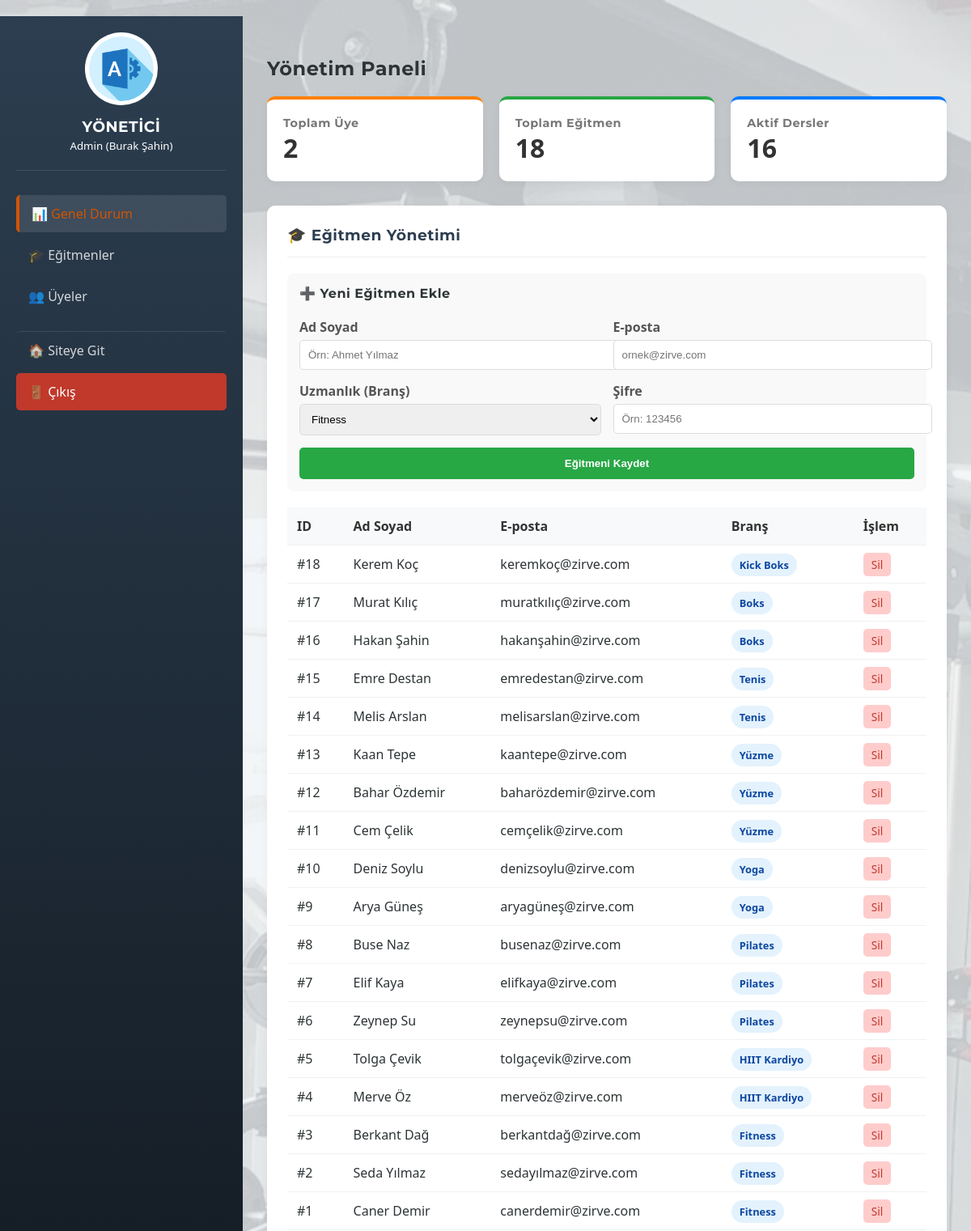
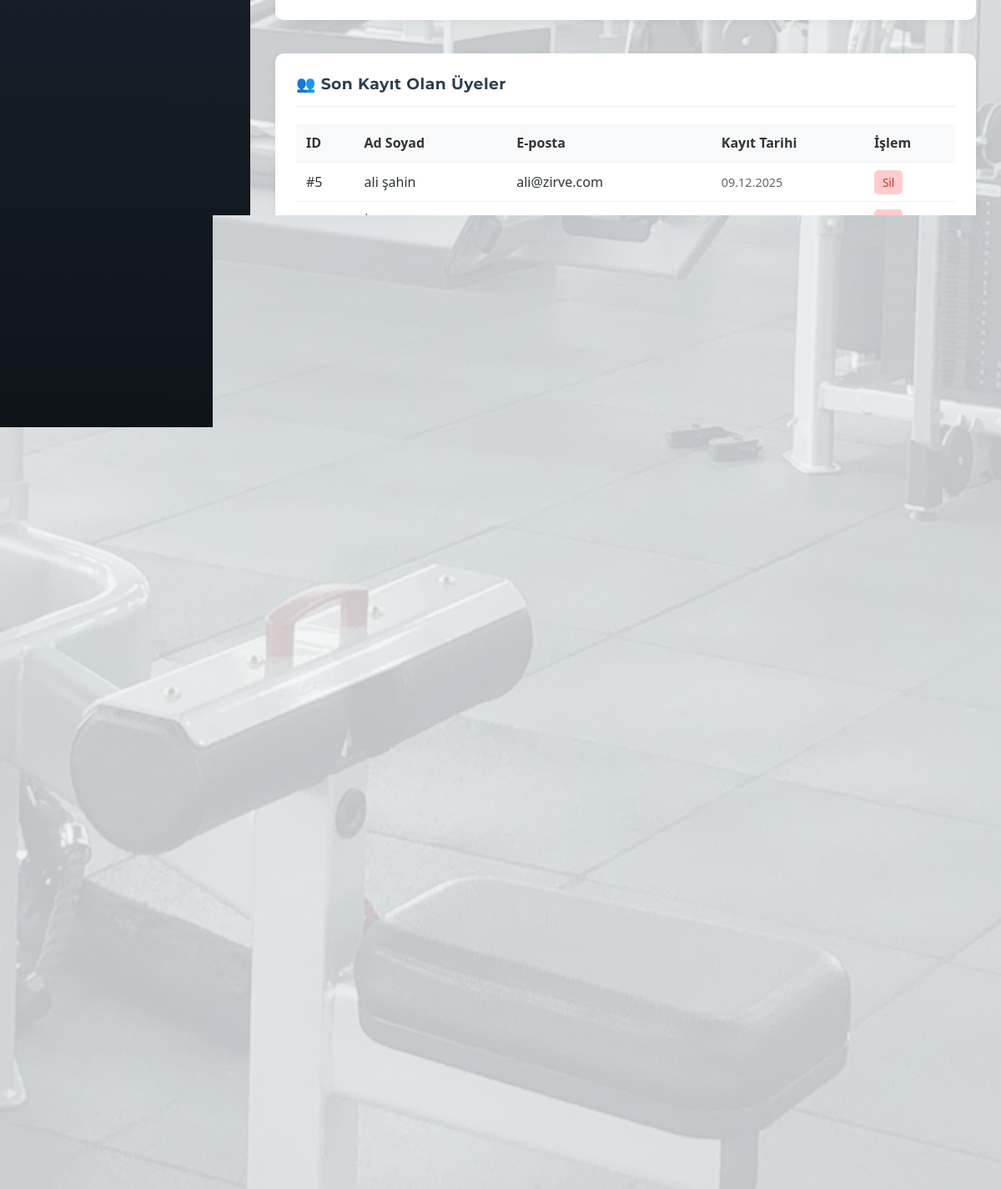
Page /admin_panel.php (signed in) on the committed database (2 pictures, top to bottom).
### tables this page shows
CREATE TABLE `egitmenler` (
  `id` int(11) NOT NULL,
  `ad_soyad` varchar(100) NOT NULL,
  `uzmanlik` varchar(100) NOT NULL,
  `biyografi` text DEFAULT NULL,
  `resim_yolu` varchar(255) DEFAULT NULL,
  `eposta` varchar(100) DEFAULT NULL,
  `sifre` varchar(255) DEFAULT NULL
);

CREATE TABLE `uyeler` (
  `id` int(11) NOT NULL,
  `ad_soyad` varchar(100) NOT NULL,
  `eposta` varchar(100) NOT NULL,
  `sifre` varchar(255) NOT NULL,
  `rol` enum('uye','admin') DEFAULT 'uye',
  `puan` int(11) DEFAULT 0,
  `kayit_tarihi` datetime DEFAULT current_timestamp()
);

### admin_panel.php (the view, shortened to what this page needs)
<?php
include 'db.php';
$admin_adi = $_SESSION['name'];
$toplam_uye = $conn->query("SELECT COUNT(*) FROM uyeler")->fetchColumn();
$toplam_hoca = $conn->query("SELECT COUNT(*) FROM egitmenler")->fetchColumn();
try {
    $toplam_ders = $conn->query("SELECT COUNT(*) FROM dersler")->fetchColumn();
} catch (Exception $e) {
    $toplam_ders = 0;
}
$egitmenler = $conn->query("SELECT * FROM egitmenler ORDER BY id DESC")->fetchAll(PDO::FETCH_ASSOC);
$uyeler = $conn->query("SELECT * FROM uyeler ORDER BY id DESC LIMIT 50")->fetchAll(PDO::FETCH_ASSOC);
?>
<!DOCTYPE html>
<html lang="tr">
<head>
    <link rel="stylesheet" href="assets/css/style.css">
</head>
<body>
    <aside class="sidebar">
        <div class="sidebar-header">
            <img src="resimler/foto4.png" alt="Admin">
            <h3 style="margin:0;">YÖNETİCİ</h3>
            <small><?php echo htmlspecialchars($admin_adi); ?></small>
        </div>
        <nav class="menu-links">
            <a href="#ozet" class="aktif">📊 Genel Durum</a>
            <a href="#hoca-yonetimi">🎓 Eğitmenler</a>
            <a href="#uye-yonetimi">👥 Üyeler</a>
            <a href="index.php" style="margin-top:20px; border-top:1px solid rgba(255,255,255,0.1);">🏠 Siteye Git</a>
            <a href="cikis.php" style="background: #c0392b; color:white;">🚪 Çıkış</a>
        </nav>
    </aside>
    <main class="main-content">
        <h2>Yönetim Paneli</h2>
        <div class="stats-grid" id="ozet">
            <div class="stat-card" style="border-top-color: #ff7f00;">
                <h4>Toplam Üye</h4>
                <div class="sayi"><?php echo $toplam_uye; ?></div>
            </div>
            <div class="stat-card" style="border-top-color: #28a745;">
                <h4>Toplam Eğitmen</h4>
                <div class="sayi"><?php echo $toplam_hoca; ?></div>
            </div>
            <div class="stat-card" style="border-top-color: #007bff;">
                <h4>Aktif Dersler</h4>
                <div class="sayi"><?php echo $toplam_ders; ?></div>
            </div>
        </div>
        <div class="box-container" id="hoca-yonetimi">
            <h3 class="box-title">🎓 Eğitmen Yönetimi</h3>
            <div style="background:#f9f9f9; padding:15px; border-radius:8px; margin-bottom:20px;">
                <h4 style="margin-top:0;">➕ Yeni Eğitmen Ekle</h4>
                <form method="POST">
                    <div class="form-row">
                        <div class="form-group">
                            <label>Ad Soyad</label>
                            <input type="text" name="ad_soyad" required placeholder="Örn: Ahmet Yılmaz">
                        </div>
                        <div class="form-group">
                            <label>E-posta</label>
                            <input type="email" name="eposta" required placeholder="ornek@zirve.com">
                        </div>
                    </div>
                    <div class="form-row">
                        <div class="form-group">
                            <label>Uzmanlık (Branş)</label>
                            <select name="brans">
                                <option value="Fitness">Fitness</option>
                            </select>
                        </div>
                        <div class="form-group">
                            <label>Şifre</label>
                            <input type="text" name="sifre" required placeholder="Örn: 123456">
                        </div>
                    </div>
                    <button type="submit" name="hoca_ekle" class="btn-ekle">Eğitmeni Kaydet</button>
                </form>
            </div>
            <div class="table-responsive">
                <table>
                    <thead>
                        <tr>
                            <th>ID</th>
                            <th>Ad Soyad</th>
                            <th>E-posta</th>
                            <th>Branş</th>
                            <th>İşlem</th>
                        </tr>
                    </thead>
                    <tbody>
                        <?php foreach ($egitmenler as $hoca): ?>
                            <tr>
                                <td>#<?php echo $hoca['id']; ?></td>
                                <td><?php echo htmlspecialchars($hoca['ad_soyad']); ?></td>
                                <td><?php echo htmlspecialchars($hoca['eposta']); ?></td>
                                <td><span class="badge badge-admin"><?php echo htmlspecialchars($hoca['uzmanlik']); ?></span></td>
                                <td>
                                    <a href="?sil_hoca=<?php echo $hoca['id']; ?>" class="btn-sil" onclick="return confirm('Silmek istediğine emin misin?')">Sil</a>
                                </td>
                            </tr>
                        <?php endforeach; ?>
                    </tbody>
                </table>
            </div>
        </div>
        <div class="box-container" id="uye-yonetimi">
            <h3 class="box-title">👥 Son Kayıt Olan Üyeler</h3>
            <div class="table-responsive">
                <table>
                    <thead>
                        <tr>
                            <th>ID</th>
                            <th>Ad Soyad</th>
                            <th>E-posta</th>
                            <th>Kayıt Tarihi</th>
                            <th>İşlem</th>
                        </tr>
                    </thead>
                    <tbody>
                        <?php foreach ($uyeler as $uye): ?>
                            <tr>
                                <td>#<?php echo $uye['id']; ?></td>
                                <td><?php echo htmlspecialchars($uye['ad_soyad']); ?></td>
                                <td><?php echo htmlspecialchars($uye['eposta']); ?></td>
                                <td style="font-size:0.9rem; color:#666;"><?php echo date("d.m.Y", strtotime($uye['kayit_tarihi'])); ?></td>
                                <td>
                                    <a href="?sil_uye=<?php echo $uye['id']; ?>" class="btn-sil" onclick="return confirm('Bu üyeyi silmek istediğine emin misin?')">Sil</a>
                                </td>
                            </tr>
                        <?php endforeach; ?>
                    </tbody>
                </table>
            </div>
        </div>
        <div class="kutu" style="margin-top: 20px; background: #fff; padding: 20px;">
            <h3 style="border-bottom: 2px solid var(--vurgu-renk); padding-bottom: 10px; color: var(--ana-renk);">📊 Salon İstatistikleri & Analizler</h3>
            <div style="display: flex; flex-wrap: wrap; gap: 20px; justify-content: center; margin-top: 20px;">
                <div style="text-align: center; border: 1px solid #ddd; padding: 10px; border-radius: 10px;">
                    <h4 style="margin:0 0 10px 0;">Haftalık Yoğunluk</h4>
                    <img src="resimler/analiz_grafigi.png" style="max-width: 300px; height: auto;">
                </div>
                <div style="text-align: center; border: 1px solid #ddd; padding: 10px; border-radius: 10px;">
                    <h4 style="margin:0 0 10px 0;">Saatlik Yoğunluk</h4>
                    <img src="resimler/analiz_saatlik.png" style="max-width: 300px; height: auto;">
                </div>
                <div style="text-align: center; border: 1px solid #ddd; padding: 10px; border-radius: 10px;">
                    <h4 style="margin:0 0 10px 0;">Üye Dağılımı</h4>
                    <img src="resimler/analiz_uyelik.png" style="max-width: 300px; height: auto;">
                </div>
                <div style="text-align: center; border: 1px solid #ddd; padding: 10px; border-radius: 10px;">
                    <h4 style="margin:0 0 10px 0;">Üye Dağılımı</h4>
                    <img src="resimler/analiz_cinsiyet.png" style="max-width: 300px; height: auto;">
                </div>
                <div style="text-align: center; border: 1px solid #ddd; padding: 10px; border-radius: 10px;">
                    <h4 style="margin:0 0 10px 0;">Üye Dağılımı</h4>
                    <img src="resimler/analiz_memnuniyet.png" style="max-width: 300px; height: auto;">
                </div>
            </div>
        </div>
    </main>
</body>
</html>

### assets/css/style.css (style rules this page uses)
html { scroll-behavior: smooth; }
:root { --ana-renk: #007fff; --vurgu-renk: #D35400; --arka-plan-rengi: 240, 244, 248; --kutu-arkaplan: #F7F9F9; --yazi-rengi: #2D3436; --kenarlik: #dceefb; --menu-arkaplan: #007fff; --golge: 0 4px 8px rgba(0, 0, 0, 0.4); --bg-resim: url('../../resimler/bg.jpg'); --perde-yogunlugu: 0.80; }
body { background-image: linear-gradient(rgba(var(--arka-plan-rengi), var(--perde-yogunlugu)), rgba(var(--arka-plan-rengi), var(--perde-yogunlugu))), var(--bg-resim); background-size: cover; background-attachment: fixed; background-position: center; color: var(--yazi-rengi); font-family: 'Open Sans', sans-serif; margin: 0; padding: 20px 0; transition: all 0.4s ease; }
h1, h2, h3, h4, h5, h6, .menu a, .btn-kayit, .slide-btn, .baslik h1 { font-family: 'Montserrat', sans-serif !important; letter-spacing: 0.5px; }
.kutu { background-color: var(--kutu-arkaplan); padding: 20px; border: 1px solid var(--kenarlik); border-radius: 10px; box-shadow: var(--golge); }

### admin_panel.php (style rules this page uses)
body { background-color: #F7F9F9; margin: 0; font-family: 'Segoe UI', sans-serif; display: flex; min-height: 100vh; }
.sidebar { width: 260px; background: linear-gradient(180deg, #2c3e50 0%, #000000 100%); color: white; padding: 20px; display: flex; flex-direction: column; flex-shrink: 0; }
.sidebar-header { text-align: center; margin-bottom: 30px; border-bottom: 1px solid rgba(255, 255, 255, 0.1); padding-bottom: 20px; }
.sidebar-header img { width: 80px; margin-bottom: 10px; border-radius: 50%; background: white; padding: 5px; }
.menu-links a { display: block; padding: 12px 15px; color: rgba(255, 255, 255, 0.8); text-decoration: none; border-radius: 5px; margin-bottom: 5px; transition: 0.3s; }
.menu-links a:hover, .menu-links a.aktif { background: rgba(255, 255, 255, 0.1); color: #D35400; border-left: 4px solid #D35400; }
.main-content { flex: 1; padding: 30px; overflow-y: auto; }
.stats-grid { display: grid; grid-template-columns: repeat(auto-fit, minmax(200px, 1fr)); gap: 20px; margin-bottom: 30px; }
.stat-card { background: white; padding: 20px; border-radius: 10px; box-shadow: 0 2px 10px rgba(0, 0, 0, 0.05); border-top: 4px solid #2C7A7B; }
.stat-card h4 { margin: 0; color: #777; font-size: 0.9rem; }
.stat-card .sayi { font-size: 2rem; font-weight: bold; color: #333; }
.box-container { background: white; padding: 25px; border-radius: 10px; box-shadow: 0 2px 10px rgba(0, 0, 0, 0.05); margin-bottom: 40px; }
.box-title { margin-top: 0; color: #2c3e50; border-bottom: 1px solid #eee; padding-bottom: 15px; margin-bottom: 20px; }
.form-row { display: flex; gap: 15px; flex-wrap: wrap; margin-bottom: 15px; }
.form-group { flex: 1; min-width: 200px; }
.form-group label { display: block; margin-bottom: 5px; font-weight: bold; color: #555; }
.form-group input, .form-group select { width: 100%; padding: 10px; border: 1px solid #ddd; border-radius: 5px; }
.btn-ekle { background: #28a745; color: white; border: none; padding: 12px 20px; border-radius: 5px; cursor: pointer; width: 100%; font-weight: bold; }
.table-responsive { overflow-x: auto; }
table { width: 100%; border-collapse: collapse; min-width: 600px; }
th, td { padding: 12px; text-align: left; border-bottom: 1px solid #f1f1f1; }
th { background: #f8f9fa; color: #333; }
.badge { padding: 5px 10px; border-radius: 15px; font-size: 0.8rem; font-weight: bold; background: #e3f2fd; color: #0d47a1; }
.btn-sil { background: #ffcccc; color: #c0392b; padding: 5px 10px; text-decoration: none; border-radius: 5px; font-size: 0.85rem; }

### rows in the picture
egitmenler: id "18", ad_soyad "Kerem Koç", eposta "keremkoç@zirve.com", uzmanlik "Kick Boks"
egitmenler: id "17", ad_soyad "Murat Kılıç", eposta "muratkılıç@zirve.com", uzmanlik "Boks"
egitmenler: id "16", ad_soyad "Hakan Şahin", eposta "hakanşahin@zirve.com", uzmanlik "Boks"
egitmenler: id "15", ad_soyad "Emre Destan", eposta "emredestan@zirve.com", uzmanlik "Tenis"
egitmenler: id "14", ad_soyad "Melis Arslan", eposta "melisarslan@zirve.com", uzmanlik "Tenis"
egitmenler: id "13", ad_soyad "Kaan Tepe", eposta "kaantepe@zirve.com", uzmanlik "Yüzme"
egitmenler: id "12", ad_soyad "Bahar Özdemir", eposta "baharözdemir@zirve.com", uzmanlik "Yüzme"
egitmenler: id "11", ad_soyad "Cem Çelik", eposta "cemçelik@zirve.com", uzmanlik "Yüzme"
egitmenler: id "10", ad_soyad "Deniz Soylu", eposta "denizsoylu@zirve.com", uzmanlik "Yoga"
egitmenler: id "9", ad_soyad "Arya Güneş", eposta "aryagüneş@zirve.com", uzmanlik "Yoga"
egitmenler: id "8", ad_soyad "Buse Naz", eposta "busenaz@zirve.com", uzmanlik "Pilates"
egitmenler: id "7", ad_soyad "Elif Kaya", eposta "elifkaya@zirve.com", uzmanlik "Pilates"
egitmenler: id "6", ad_soyad "Zeynep Su", eposta "zeynepsu@zirve.com", uzmanlik "Pilates"
egitmenler: id "5", ad_soyad "Tolga Çevik", eposta "tolgaçevik@zirve.com", uzmanlik "HIIT Kardiyo"
egitmenler: id "4", ad_soyad "Merve Öz", eposta "merveöz@zirve.com", uzmanlik "HIIT Kardiyo"
egitmenler: id "3", ad_soyad "Berkant Dağ", eposta "berkantdağ@zirve.com", uzmanlik "Fitness"
egitmenler: id "2", ad_soyad "Seda Yılmaz", eposta "sedayılmaz@zirve.com", uzmanlik "Fitness"
egitmenler: id "1", ad_soyad "Caner Demir", eposta "canerdemir@zirve.com", uzmanlik "Fitness"
uyeler: id "5", ad_soyad "ali şahin", eposta "ali@zirve.com", kayit_tarihi "09.12.2025"
uyeler: id "3", ad_soyad "İlknur Şahin", eposta "ilknur@zirve.com", kayit_tarihi "08.12.2025"

### other values in the picture
$admin_adi "Admin (Burak Şahin)"
$toplam_uye "2"
$toplam_hoca "18"
$toplam_ders "16"
